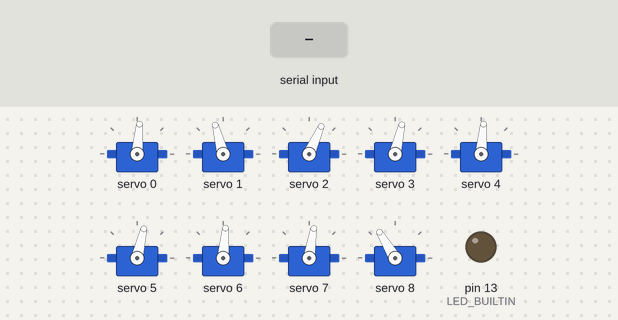
The sketch below on a simulated Arduino Uno, built with avr-gcc and run on an emulated ATmega328P. On the bench: 9 × servo, output pins drawn as LEDs (lit = HIGH). Inputs (shaded band) come from the test bench. What the sketch prints to the serial monitor is not drawn.

Above: at 2.2 s.
2.3 s: "F" received over Serial
At 3.5 s:
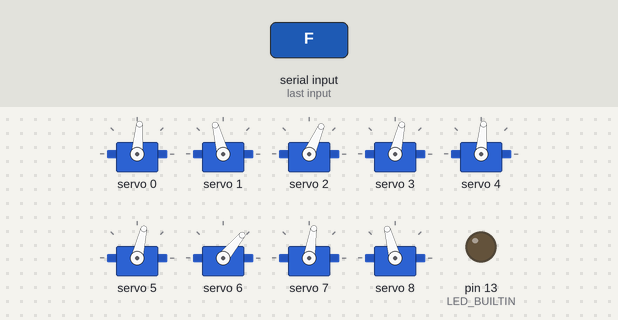
3.8 s: byte 76 ('L') received over Serial
At 4.9 s:
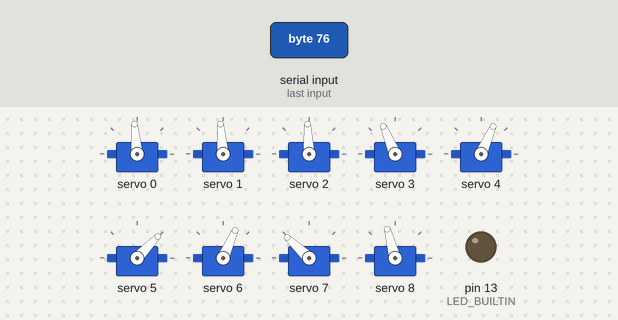
5.3 s: byte 87 ('W') received over Serial
At 6.0 s:
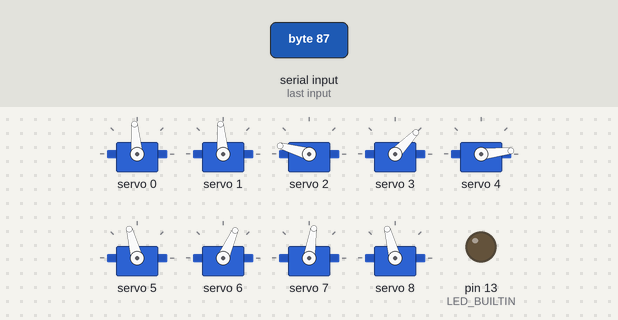
6.8 s: byte 69 ('E') received over Serial
At 7.2 s:
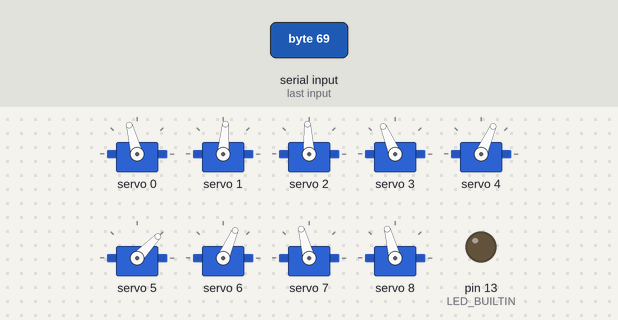
8.3 s: "G" received over Serial
At 9.5 s:
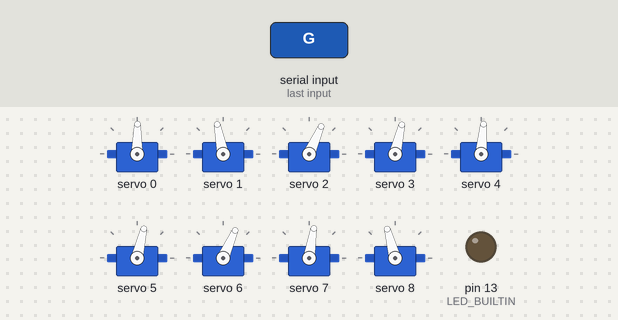
Timing chart, 0 to 11.3 s (numbered marks = the images above; inputs shaded):
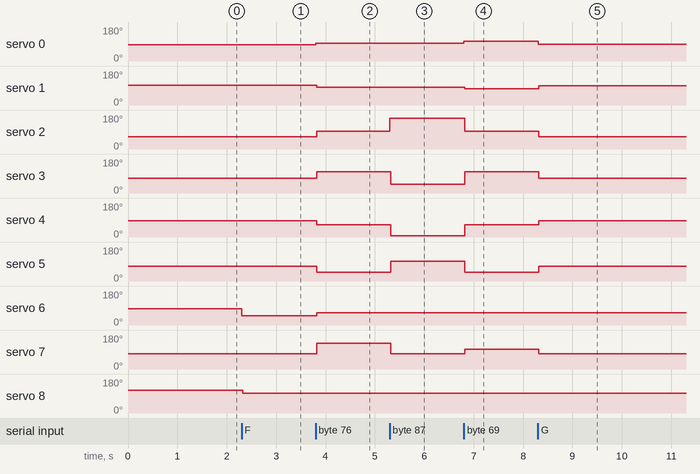

The sketch:

ARPAbet_full.ino
```cpp
/*
 * Nilheim Mechatronics ARPAbet interpreter
 *
 * This program is designed to be used with the ARPAbet_Text_to_pronunciation.py file
 * Type a sentence into the aforementioned program and, if configured correctly, it will send a signal
 * through the serial port to the arduino, which will pose the Nilheim Mechantronics animatronic mouth
 * according to the typed sentence.
 *
 * Visit www.Nilheim.co.uk for more info
 *
 */

#include <string.h>
#include <stdio.h>
#include <Wire.h>
#include <Adafruit_PWMServoDriver.h>
#include <SPI.h>

Adafruit_PWMServoDriver pwm = Adafruit_PWMServoDriver();

float noStress = 50;
float neutralStress = 100;
float primaryStress = 200;
float secondaryStress = 150;

uint16_t phonemeA[] = {400, 350, 370, 420, 300, 250, 300, 400, 400}; //AEIH
uint16_t phonemeO[] = {375, 375, 550, 250, 150, 400, 300, 340, 400}; //OUW  !!!!!
uint16_t phonemeB[] = {350, 400, 300, 330, 350, 330, 350, 340, 440}; //BMP
uint16_t phonemeG[] = {360, 390, 300, 330, 350, 330, 300, 340, 400}; //GKXYJR
uint16_t phonemeS[] = {365, 385, 300, 330, 350, 330, 300, 450, 400}; //CDNSTZKQ
uint16_t phonemeTh[] = {360, 390, 350, 350, 350, 350, 350, 495, 350};//Th
uint16_t phonemeL[] = {375, 375, 370, 420, 300, 250, 300, 480, 400};//L
uint16_t phonemeF[] = {350, 400, 300, 330, 350, 330, 260, 340, 400};//FV

void setup() {
 Serial.begin(9600);
 pinMode(LED_BUILTIN, OUTPUT);
 digitalWrite(LED_BUILTIN, LOW);
 pwm.begin();
 pwm.setPWMFreq(60);
 phonemePose(phonemeB);
 Serial.println("Getting Ready");
 delay(1000);
  Serial.println(" Ready!");

}

void loop() {

  matchPhoneme();
}

void matchPhoneme(){

  //If serial data is available to read
  if (Serial.available() > 0 ) {

  char tomp = NULL;
  char tomp2 = NULL;
  char stress = NULL;
  char term = NULL;
  char terminator = NULL;

    //Read first character
    tomp = Serial.read();
    Serial.print("Input Phoneme: ");
    Serial.print(tomp);

    //Check if sentence is over
    if(tomp == '$'){
      phonemePose(phonemeB);
      Serial.print("End of sentence");
    } else {
      //Read second character
      delay(1);
      tomp2 = Serial.read();
      Serial.println(tomp2);

      //Check for all single-character ARPAbet Phonemes
      if ((tomp == 'B')||(tomp == 'M')||(tomp == 'P')){
        phonemePose(phonemeB);
      } else if ((tomp == 'F')||(tomp == 'V')){
        phonemePose(phonemeF);
      } else if ((tomp == 'G')||(tomp == 'K')||(tomp == 'Y')||(tomp == 'R')){
        phonemePose(phonemeG);
      } else if (tomp == 'L'){
        phonemePose(phonemeL);
      } else if (tomp == 'K'){
        phonemePose(phonemeS);
      } else if (tomp == 'W'){
        phonemePose(phonemeO);
      }

      //Check for two-character ARPAbet Phonemes
      if ((tomp2 != '0')&&(tomp2 != '1')&&(tomp2 != '2')&&(tomp2 != '!')&&(tomp2 != '$')){
        if (tomp == 'A'){
          if ((tomp2 == 'A')||(tomp2 == 'E')||(tomp2 == 'H')||(tomp2 == 'Y')){
            phonemePose(phonemeA);
          } else if ((tomp2 == 'O')||(tomp2 == 'W')){
            phonemePose(phonemeO);
          }

        } else if (tomp == 'C'){
          phonemePose(phonemeS);

        } else if (tomp == 'D'){
          if (tomp2 == 'H'){
            phonemePose(phonemeTh);
          } else {
            phonemePose(phonemeS);
            if ((tomp2 == '0')||(tomp2 == '1')||(tomp2 == '2')){
              stress = tomp2;
            } else {
              term = tomp2;
            }
          }

        } else if (tomp == 'E'){
          phonemePose(phonemeA);
          if ((tomp2 == '0')||(tomp2 == '1')||(tomp2 == '2')){
              stress = tomp2;
            } else {
              term = tomp2;
            }

        } else if (tomp == 'H'){
          phonemePose(phonemeA);

        } else if (tomp == 'I'){
          phonemePose(phonemeA);

        } else if (tomp == 'J'){
          phonemePose(phonemeG);

        } else if (tomp == 'N'){
          if (tomp2 == 'G'){
            phonemePose(phonemeS);
          } else {
            phonemePose(phonemeS);
            if ((tomp2 == '0')||(tomp2 == '1')||(tomp2 == '2')){
              stress = tomp2;
            } else {
              term = tomp2;
            }
          }

        } else if (tomp == 'O'){
            phonemePose(phonemeO);

        } else if (tomp == 'S'){
          phonemePose(phonemeS);
          if (tomp2 != 'H'){
            if ((tomp2 == '0')||(tomp2 == '1')||(tomp2 == '2')){
              stress = tomp2;
            } else {
              term = tomp2;
            }
          }

        } else if (tomp == 'T'){
          if (tomp2 == 'H'){
            phonemePose(phonemeTh);
          } else {
            phonemePose(phonemeS);
            if ((tomp2 == '0')||(tomp2 == '1')||(tomp2 == '2')){
              stress = tomp2;
            } else {
              term = tomp2;
            }
          }

        } else if (tomp == 'U'){
          phonemePose(phonemeO);

        } else if (tomp == 'Z'){
          if (tomp2 == 'H'){
            phonemePose(phonemeTh);
          } else {
            phonemePose(phonemeS);
            if ((tomp2 == '0')||(tomp2 == '1')||(tomp2 == '2')){
              stress = tomp2;
            } else {
              term = tomp2;
            }
          }
        }
      }
      if ((tomp2 == '0')||(tomp2 == '1')||(tomp2 == '2')){
        stress = tomp2;
        delay(1);
        term = Serial.read();
      } else if ((tomp2 == '.')||(tomp2 == '$')){
        term = tomp2;
      } else {
        delay(1);
        tomp = Serial.read();
        if ((tomp == '0')||(tomp == '1')||(tomp == '2')){
          stress = tomp;
          delay(1);
          term = Serial.read();
        } else if ((tomp == '.')||(tomp=='$')){
          term = tomp;
        }
    }
    if (stress == '0'){
      delay(noStress);
    } else if (stress == '1'){
      delay(primaryStress);
    } else if (stress == '2'){
      delay(secondaryStress);
    } else if (stress == NULL) {
      delay(neutralStress);
    }
  }
}
}

void phonemePose(uint16_t phoneme[]) {
  for(uint8_t i = 0; i <=8; i++){
    pwm.setPWM(i, 0, phoneme[i]);
    Serial.print(phoneme[i]);
    Serial.print("   ");
  }
  Serial.println("Finished :)");
}
```

Measured:
- after the input at 2.3 s, servo 6: 85° → 50° at once; servo 8: 121° → 105° at once
- after the input at 3.8 s, servo 0: 85° → 95° at once; servo 1: 105° → 95° at once; servo 2: 66° → 93° at once; servo 3: 77° → 113° at once; servo 4: 85° → 66° at once
- after the input at 5.3 s, servo 2: 93° → 164° at once; servo 3: 113° → 46° at once; servo 4: 66° → 6° at once; servo 5: 46° → 105° at once; servo 7: 137° → 81° at once
- after the input at 6.8 s, servo 0: 95° → 105° at once; servo 1: 95° → 85° at once; servo 2: 164° → 93° at once; servo 3: 46° → 113° at once; servo 4: 6° → 66° at once
- after the input at 8.3 s, servo 0: 105° → 89° at once; servo 1: 85° → 101° at once; servo 2: 93° → 66° at once; servo 3: 113° → 77° at once; servo 4: 66° → 85° at once
